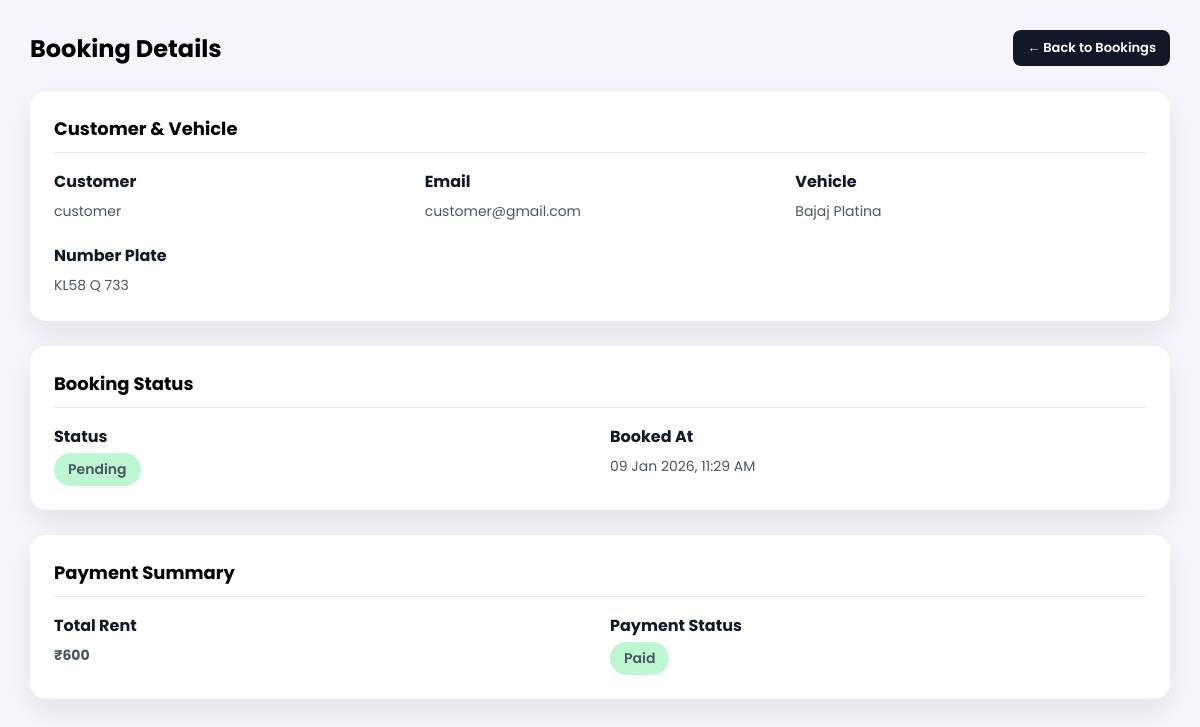
The app's page /admin_booking/44/details/ (signed in), older data.
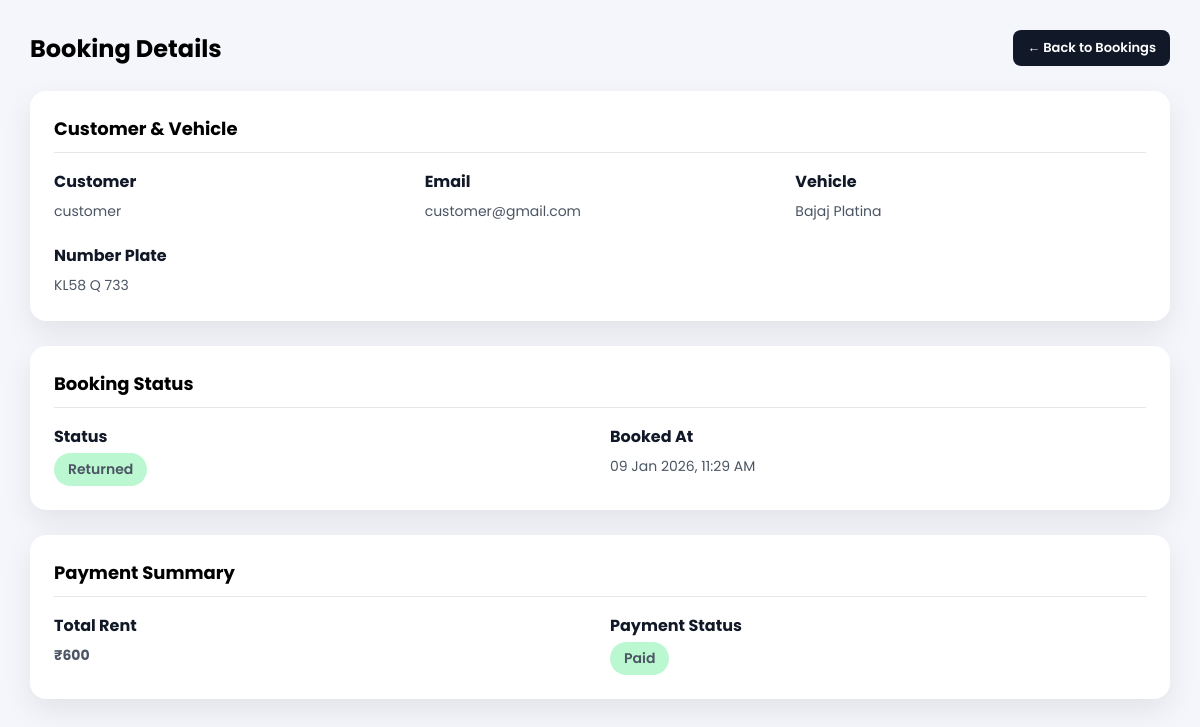
The same page, newer data.
### wheelzy_app/models.py (models this page shows, shortened)
class Booking(models.Model):
    STATUS_CHOICES = [
        ("payment_pending", "Payment Pending"),
        ("pending", "Pending"),
        ("confirmed", "Confirmed"),
        ("in_use", "In Use"),
        ("returned", "Returned"),
        ("damage_reported", "Damage Reported"),
        ("cancelled", "Cancelled"),
    ]
    user = models.ForeignKey(User, on_delete=models.CASCADE)
    vehicle = models.ForeignKey(Vehicle, on_delete=models.CASCADE)
    start_time = models.DateTimeField()
    end_time = models.DateTimeField()
    total_price = models.PositiveIntegerField(default=0)
    status = models.CharField(max_length=30, choices=STATUS_CHOICES, default="payment_pending")
    is_rent_paid = models.BooleanField(default=False)
    ordered_at = models.DateTimeField(auto_now_add=True)
    razorpay_order_id = models.CharField(max_length=255, blank=True, null=True)
    razorpay_payment_id = models.CharField(max_length=255, blank=True, null=True)
    razorpay_signature = models.CharField(max_length=255, blank=True, null=True)

class Vehicle(models.Model):
    VEHICLE_TYPES = (
        ("car", "Car"),
        ("bike", "Bike"),
    )
    owner = models.ForeignKey(
        User,
        on_delete=models.CASCADE,
        related_name="vehicles",
        null=True,
        blank=True
    )
    vehicle_name = models.CharField(max_length=255)
    vehicle_type = models.CharField(max_length=25, choices=VEHICLE_TYPES)
    number_plate = models.CharField(max_length=50, unique=True)
    price_per_hour = models.PositiveIntegerField()
    seats = models.PositiveIntegerField(blank=True)
    image = CloudinaryField('vehicle_images', blank=True, null=True)
    is_available = models.BooleanField(default=True)

### wheelzy_app/views.py (the view)
# urls.py: path("admin_booking/<int:booking_id>/details/",views.admin_booking_details,name="admin_booking_details"),
@login_required
def admin_booking_details(request, booking_id):
    booking = get_object_or_404(
        Booking.objects.select_related("user", "vehicle"),
        id=booking_id
    )
    damage_report = None
    damage_amount = None
    display_status = booking.get_status_display()
    if hasattr(booking, "damage_report"):
        damage_report = booking.damage_report
        damage_amount = damage_report.extra_charge
        if booking.status == "damage_reported" and damage_report.is_paid:
            display_status = "Completed"
    return render(
        request,
        "admin_booking_details.html",
        {
            "booking": booking,
            "display_status": display_status,
            "damage_report": damage_report,
            "damage_amount": damage_amount,
        }
    )

### wheelzy_app/templates/admin_booking_details.html (shortened to what this page needs)
{% load static %}
<!DOCTYPE html>
<html lang="en">
<head>
</head>
<body>
<div class="container">
    <div class="header">
        <h2>Booking Details</h2>
        <a href="{% url 'admin_bookings' %}" class="btn btn-back">← Back to Bookings</a>
    </div>
    <div class="card">
        <h3>Customer & Vehicle</h3>
        <div class="grid">
            <div class="info">
                <strong>Customer</strong>
                <span>{{ booking.user.username }}</span>
            </div>
            <div class="info">
                <strong>Email</strong>
                <span>{{ booking.user.email }}</span>
            </div>
            <div class="info">
                <strong>Vehicle</strong>
                <span>{{ booking.vehicle.vehicle_name }}</span>
            </div>
            <div class="info">
                <strong>Number Plate</strong>
                <span>{{ booking.vehicle.number_plate }}</span>
            </div>
        </div>
    </div>
    <div class="card">
        <h3>Booking Status</h3>
        <div class="grid">
            <div class="info">
                <strong>Status</strong>
                <span class="status returned">{{ display_status }}</span>
            </div>
            <div class="info">
                <strong>Booked At</strong>
                <span>{{ booking.ordered_at|date:"d M Y, h:i A" }}</span>
            </div>
        </div>
    </div>
    <div class="card">
        <h3>Payment Summary</h3>
        <div class="grid">
            <div class="info">
                <strong>Total Rent</strong>
                <span class="price">₹{{ booking.total_price }}</span>
            </div>
            {% if booking.is_rent_paid %}
                <div class="info">
                    <strong>Payment Status</strong>
                    <span class="status returned">Paid</span>
                </div>
            {% else %}
                <div class="info">
                    <strong>Payment Status</strong>
                    <span class="status damage_reported">Pending</span>
                </div>
            {% endif %}
        </div>
    </div>
</div>
</body>
</html>

Row changes from the older to the newer data that the page shows:
changed Booking "customer": status "Pending" → "Returned"
